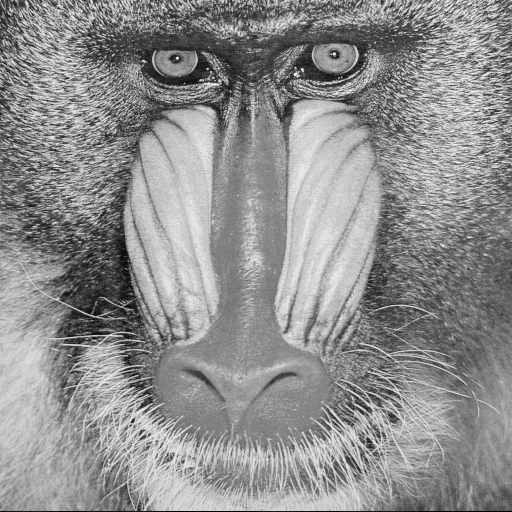
#> input picture images/baboon.png, 512 x 512 px
$ jupyter execute code.ipynb
#> lines starting #> are read from the running program, lines starting #| are printed output that depends on the picture
<a href="https://colab.research.google.com/github/henriquenunez/image-processing/blob/master/assignment_2/code.ipynb" target="_parent"></a>

# Histogram

[cell 1]
import numpy as npy
import imageio as iio
import math
import matplotlib.pyplot as plt

[cell 2]
def sigmoid(image):
    pass

[cell 3]
def histogram(image, *args):
    #checks wheter args is empty
    if args:
        max_intensity = args[0]
    else:
        max_intensity = npy.amax(image)

    hist = npy.zeros(max_intensity + 1).astype(int)
    for i in range(max_intensity + 1):
        #size of the returned array
        pixel_count = npy.where(image == i)[0].shape[0]
        hist[i] = pixel_count
    if args:
        return hist
    else:
        return (hist, max_intensity + 1)

[cell 4]
img_1 = iio.imread("../images/baboon.png")
#> img_1 is the input picture: shape (512, 512); min 0, max 255, mean 142.7
img_2 = iio.imread("../images/airplane.png")
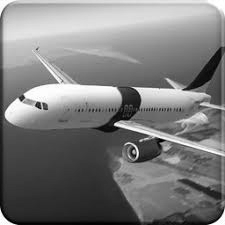
#> input picture images/airplane.png, 225 x 225 px
#> img_2 is the input picture: shape (225, 225); min 0, max 255, mean 124
img_3 = iio.imread("../images/baboon.png")
img_4 = iio.imread("../images/baboon.png")

[cell 5]
hist_img_1, img_1_imax = histogram(img_1)
#> in histogram, `max_intensity = npy.amax(image)`: max_intensity = 255
#> hist_img_1 = 256 values, max 2708 at index 134, min 0 at index 13, mean 1024; img_1_imax = 256

plt.figure(figsize=(10, 10))
#1 row 2 cols 1st position
plt.subplot(121)
plt.imshow(img_1, cmap="gray", vmin=0, vmax=255)
plt.axis('off')
plt.subplot(122)
plt.bar(range(img_1_imax), hist_img_1)
plt.xlabel("Intensities")
plt.ylabel("Frequency")
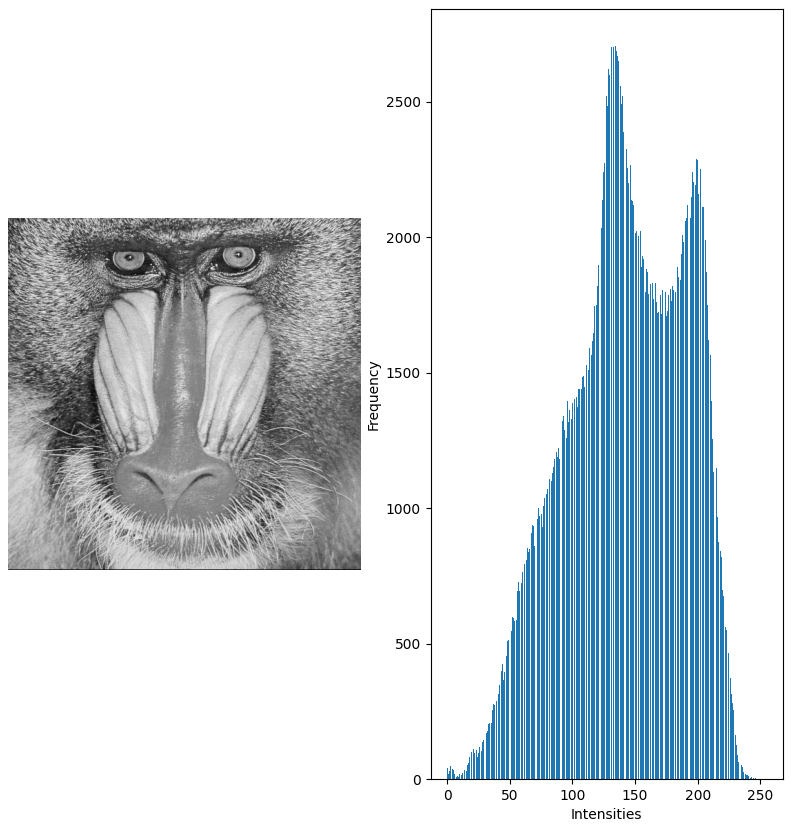
#> figure drawn by matplotlib, 2 panels; panel 2: tallest bar 2708 high, from x = 133.6 to 134.4

[cell 6]
hist_img_2, img_2_imax = histogram(img_2)
#> hist_img_2 = 256 values, max 441 at index 45, min 4 at index 0, mean 197.8; img_2_imax = 256

plt.figure(figsize=(12, 12))
#1 row 2 cols 1st position
plt.subplot(121)
plt.imshow(img_2, cmap="gray")
plt.axis('off')
plt.subplot(122)
plt.bar(range(img_2_imax), hist_img_2)
plt.xlabel("Intensities")
plt.ylabel("Frequency")
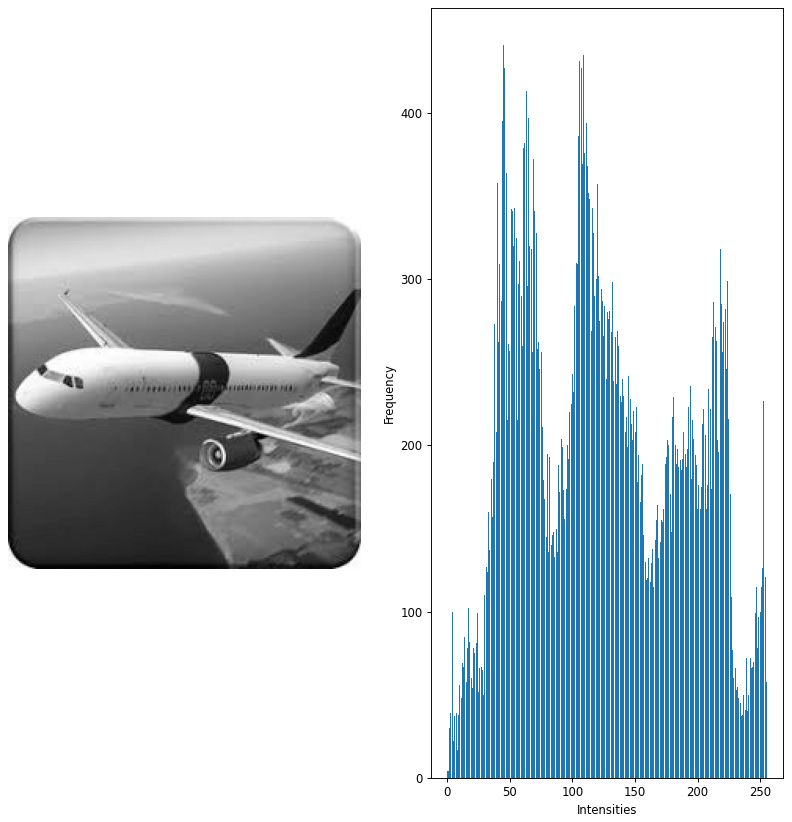
#> figure drawn by matplotlib, 2 panels; panel 2: tallest bar 441 high, from x = 44.6 to 45.4
